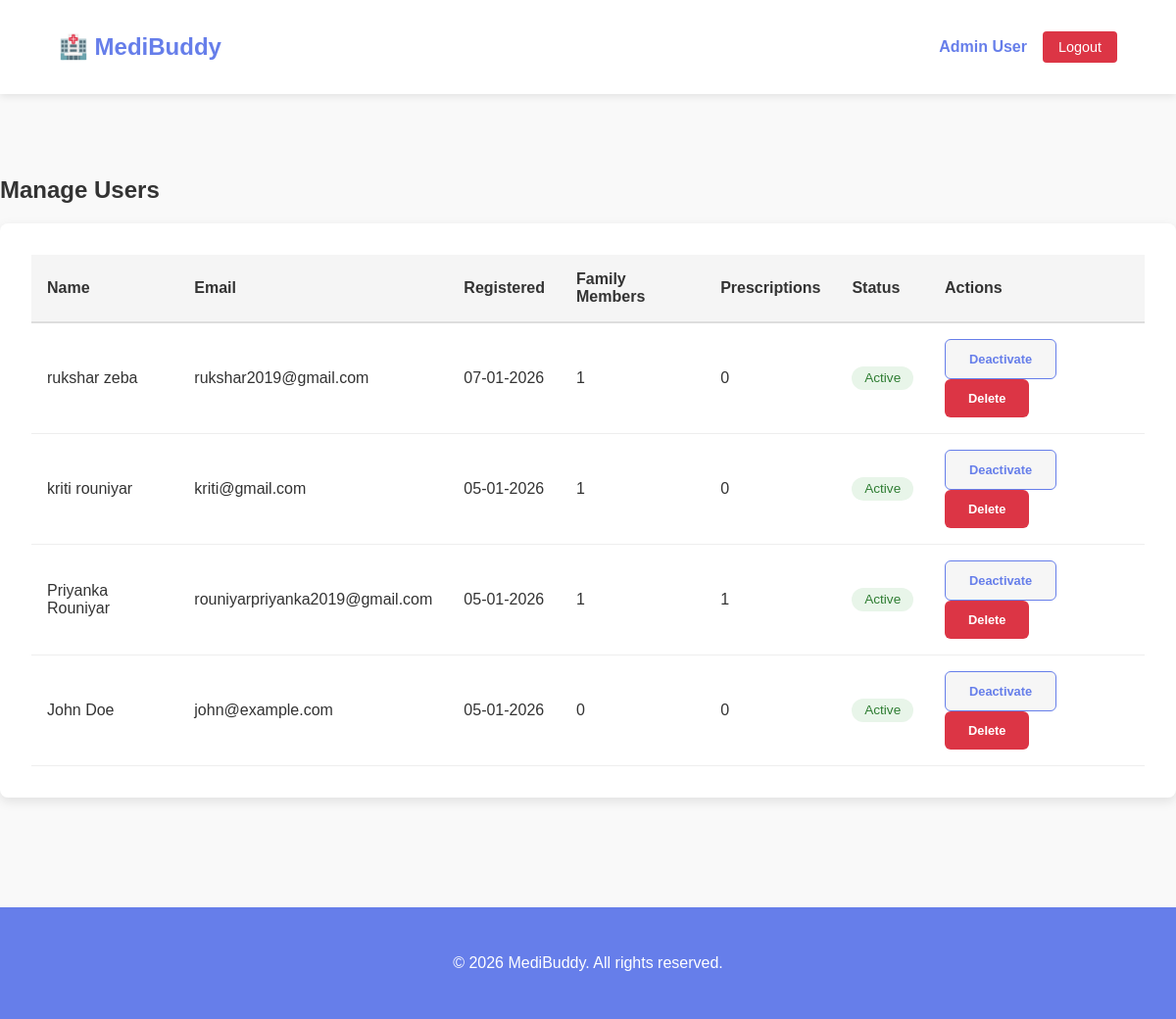
The page /admin/users.php (signed in) on the database its author committed.
### tables this page shows
CREATE TABLE `users` (
  `id` int(11) NOT NULL,
  `first_name` varchar(100) NOT NULL,
  `last_name` varchar(100) NOT NULL,
  `emergency_contact_name` varchar(100) DEFAULT NULL,
  `emergency_contact_phone` varchar(20) DEFAULT NULL,
  `emergency_doctor_name` varchar(100) DEFAULT NULL,
  `emergency_doctor_phone` varchar(20) DEFAULT NULL,
  `emergency_hospital_name` varchar(150) DEFAULT NULL,
  `emergency_hospital_address` varchar(255) DEFAULT NULL,
  `emergency_hospital_phone` varchar(20) DEFAULT NULL,
  `doctor_specialization` varchar(100) DEFAULT NULL,
  `email` varchar(255) NOT NULL,
  `password` varchar(255) NOT NULL,
  `user_type` enum('user','admin') DEFAULT 'user',
  `is_active` tinyint(1) DEFAULT 1,
  `created_at` timestamp NOT NULL DEFAULT current_timestamp(),
  `updated_at` timestamp NOT NULL DEFAULT current_timestamp() ON UPDATE current_timestamp()
);

### admin/users.php (the view, shortened to what this page needs)
<?php
require_once '../config/database.php';
$users = mysqli_query($conn, "SELECT * FROM users WHERE user_type='user' ORDER BY created_at DESC");
?>
<!DOCTYPE html>
<html lang="en">
<head>
    <link rel="stylesheet" href="../assets/css/style.css">
</head>
<body>
<?php require_once '../includes/header.php'; ?>
<main class="main-content">
    <h2>Manage Users</h2>
    <div class="card">
        <?php
        if(mysqli_num_rows($users) === 0):
        ?>
            <p>No users registered yet.</p>
        <?php
        else:
        ?>
            <table class="user-table">
                <thead>
                    <tr>
                        <th>Name</th>
                        <th>Email</th>
                        <th>Registered</th>
                        <th>Family Members</th>
                        <th>Prescriptions</th>
                        <th>Status</th>
                        <th>Actions</th>
                    </tr>
                </thead>
                <tbody>
                    <?php while($user = mysqli_fetch_assoc($users)):
                        $fm_count = mysqli_fetch_assoc(mysqli_query($conn, "SELECT COUNT(*) as count FROM family_members WHERE user_id='{$user['id']}'"))['count'];
                        $pres_count = mysqli_fetch_assoc(mysqli_query($conn, "SELECT COUNT(*) as count FROM prescriptions WHERE user_id='{$user['id']}'"))['count'];
                    ?>
                    <tr>
                        <td><?= htmlspecialchars($user['first_name'] . ' ' . $user['last_name']) ?></td>
                        <td><?= htmlspecialchars($user['email']) ?></td>
                        <td><?= date('d-m-Y', strtotime($user['created_at'])) ?></td>
                        <td><?= $fm_count ?></td>
                        <td><?= $pres_count ?></td>
                        <td>
                            <span class="badge <?= $user['is_active'] ? 'badge-active' : 'badge-inactive' ?>">
                                <?= $user['is_active'] ? 'Active' : 'Inactive' ?>
                            </span>
                        </td>
                        <td>
                            <a href="?toggle=1&id=<?= $user['id'] ?>" class="btn btn-secondary btn-xs">
                                <?= $user['is_active'] ? 'Deactivate' : 'Activate' ?>
                            </a>
                            <a href="?delete=1&id=<?= $user['id'] ?>" class="btn btn-xs" style="background: #dc3545; color: white;" onclick="return confirm('Delete user and all related data?')">Delete</a>
                        </td>
                    </tr>
                    <?php endwhile; ?>
                </tbody>
            </table>
        <?php endif; ?>
    </div>
</main>
<?php require_once '../includes/footer.php'; ?>
</body>
</html>

### assets/css/style.css (style rules this page uses)
body { font-family: 'Arial', sans-serif; margin: 0; padding: 0; background: #f9f9f9; color: #333; }
.btn { display: inline-block; padding: 0.75rem 1.5rem; border-radius: 6px; text-decoration: none; font-weight: bold; transition: 0.3s; cursor: pointer; }
.btn-secondary { background: #f6f6f6; color: #667eea; border: 1px solid #667eea; }
.main-content { padding: 4rem 0; }
.card { background: #fff; padding: 2rem; border-radius: 8px; box-shadow: 0 4px 12px rgba(0,0,0,0.1); transition: 0.3s; }

### admin/users.php (style rules this page uses)
.user-table { width: 100%; border-collapse: collapse; }
.user-table thead { background: #f5f5f5; }
.user-table th, .user-table td { padding: 1rem; text-align: left; border-bottom: 1px solid #eee; }
.user-table th { font-weight: bold; border-bottom: 2px solid #ddd; }
.btn-xs { padding: 0.3rem 0.6rem; font-size: 0.8rem; }
.badge { display: inline-block; padding: 0.3rem 0.8rem; border-radius: 20px; font-size: 0.85rem; }
.badge-active { background: #e8f5e9; color: #2e7d32; }

### rows shown on the page
users: first_name+last_name "rukshar zeba", email "rukshar2019@gmail.com", created_at "07-01-2026", fm_count "1", pres_count "0", is_active "Active"
users: first_name+last_name "kriti rouniyar", email "kriti@gmail.com", created_at "05-01-2026", fm_count "1", pres_count "0", is_active "Active"
users: first_name+last_name "Priyanka Rouniyar", email "rouniyarpriyanka2019@gmail.com", created_at "05-01-2026", fm_count "1", pres_count "1", is_active "Active"
users: first_name+last_name "John Doe", email "john@example.com", created_at "05-01-2026", fm_count "0", pres_count "0", is_active "Active"

### other values the page prints
$_SESSION['full_name'] "Admin User"
